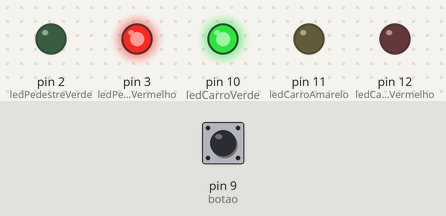
The sketch below on a simulated Arduino Uno, built with avr-gcc and run on an emulated ATmega328P. Shown: output pins drawn as LEDs (lit = HIGH). The test bench sets the inputs (shaded band); at power-on: pin 9 (botao) LOW.

Above: at 1.2 s.
1.3 s: pin 9 (botao) pulled HIGH for 0.15 s
At 2.9 s:
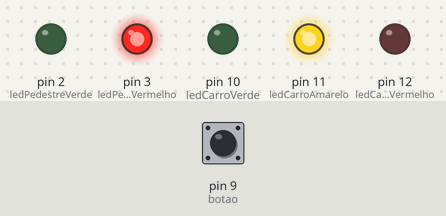
At 3.6 s:
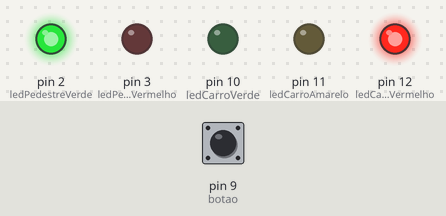
Timing chart, 0 to 9.8 s (numbered marks = the images above; inputs shaded):
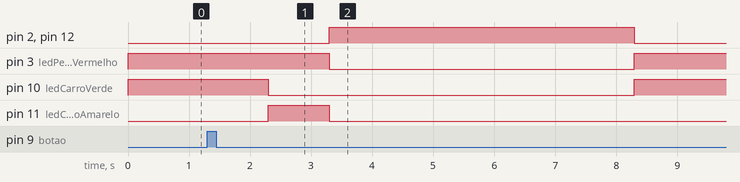

Measured:
- after the input at 1.3 s, pin 2 (ledPedestreVerde), pin 12 (ledCarroVermelho): LOW → HIGH after 2.0 s, → LOW 5.0 s later; pin 3 (ledPedestreVermelho): HIGH → LOW after 2.0 s, → HIGH 5.0 s later; pin 10 (ledCarroVerde): HIGH → LOW after 1.0 s, → HIGH 6.0 s later; pin 11 (ledCarroAmarelo): LOW → HIGH after 1.0 s, → LOW 1.0 s later

The sketch:

semaforo.ino
```cpp
#define ledCarroVermelho 		12
#define ledCarroAmarelo  		11
#define ledCarroVerde    		10
#define botao						 		9
#define ledPedestreVermelho 3
#define ledPedestreVerde	  2

void setup(){
	pinMode(ledCarroVermelho, OUTPUT);
	pinMode(ledCarroAmarelo, OUTPUT);
	pinMode(ledCarroVerde, OUTPUT);
	pinMode(ledPedestreVermelho, OUTPUT);
	pinMode(ledPedestreVerde, OUTPUT);
	pinMode(botao, INPUT);
}

void loop(){
	if(digitalRead(botao)){
		delay(1000);
		digitalWrite(ledCarroVerde, LOW);
		digitalWrite(ledCarroAmarelo, HIGH);
		delay(1000);
		digitalWrite(ledCarroAmarelo, LOW);
		digitalWrite(ledCarroVermelho, HIGH);
		digitalWrite(ledPedestreVermelho, LOW);
		digitalWrite(ledPedestreVerde, HIGH);
		delay(5000);

	}else{
		digitalWrite(ledCarroVermelho, LOW);
		digitalWrite(ledCarroAmarelo, LOW);
		digitalWrite(ledCarroVerde, HIGH);
		digitalWrite(ledPedestreVermelho, HIGH);
		digitalWrite(ledPedestreVerde, LOW);
	}

}
```
